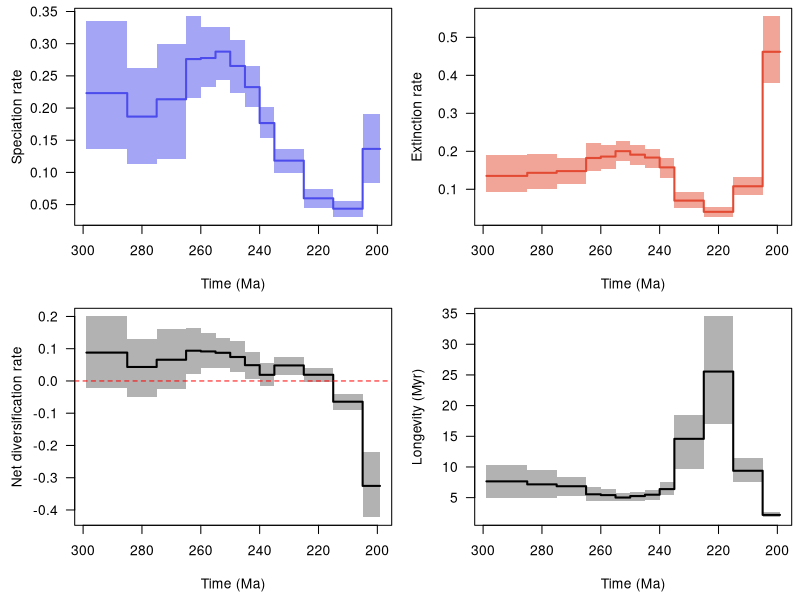

R code for this plot:
pdf(file='C:/Users/SimoesLabAdmin/Documents/BDNN_Arielli/reptilia/pyrate_mcmc_logs/bdnn3_cross/Reptilia_cleaned_pyrate_input_1_BDS_BDNN_8_4Tc_RTT.pdf', width = 9, height = 6, useDingbats = FALSE)

layout(matrix(1:4, ncol = 2, nrow = 2, byrow = TRUE))
par(las = 1, mar = c(4.5, 4.5, 0.5, 0.5))
time_vec=c(298.8661469593528, 285.00001,285.0,275.00001,275.0,265.00001,265.0,260.00001,260.0,255.00001,255.0,250.00001,250.0,245.00001,245.0,240.00001,240.0,235.00001,235.0,225.00001,225.0,215.00001,215.0,205.00001,205.0,199.11282125900559)
sp_mean=c(0.22321911762156085, 0.22321911762156085,0.18670438125411967,0.18670438125411967,0.21365230110076014,0.21365230110076014,0.2760948706464844,0.2760948706464844,0.2777124253127308,0.2777124253127308,0.2876340003451345,0.2876340003451345,0.26540596362199653,0.26540596362199653,0.2325321318362083,0.2325321318362083,0.1766589502169558,0.1766589502169558,0.11832811860244884,0.11832811860244884,0.05976764704660089,0.05976764704660089,0.04358803342195634,0.04358803342195634,0.13653240038133763,0.13653240038133763)
sp_lwr=c(0.1363448364748309, 0.1363448364748309,0.11239481964218473,0.11239481964218473,0.12132806588285032,0.12132806588285032,0.21542108121728065,0.21542108121728065,0.23228173299605445,0.23228173299605445,0.24336974359202296,0.24336974359202296,0.2233664083111788,0.2233664083111788,0.20144849429353642,0.20144849429353642,0.15318697231153763,0.15318697231153763,0.09981545690230412,0.09981545690230412,0.04426632847651669,0.04426632847651669,0.030312130187036136,0.030312130187036136,0.08336126738212288,0.08336126738212288)
sp_upr=c(0.3353443608476254, 0.3353443608476254,0.2627985741244152,0.2627985741244152,0.3002187048972501,0.3002187048972501,0.3424964453376561,0.3424964453376561,0.32651109928148697,0.32651109928148697,0.32555863679628116,0.32555863679628116,0.30634283249843564,0.30634283249843564,0.26525023075021714,0.26525023075021714,0.20155904809314507,0.20155904809314507,0.13682428161748417,0.13682428161748417,0.07427888208701985,0.07427888208701985,0.05587667322825028,0.05587667322825028,0.19016739754185935,0.19016739754185935)
ex_mean=c(0.13527492698181698, 0.13527492698181698,0.14335473808317178,0.14335473808317178,0.14783416383106274,0.14783416383106274,0.18232905728461185,0.18232905728461185,0.18612000249864633,0.18612000249864633,0.2003272325314472,0.2003272325314472,0.191123432160612,0.191123432160612,0.18350194392442162,0.18350194392442162,0.15767770317946744,0.15767770317946744,0.07020724692547727,0.07020724692547727,0.04057925115250954,0.04057925115250954,0.10793179262136673,0.10793179262136673,0.4619491515889456,0.4619491515889456)
ex_lwr=c(0.09159038414722666, 0.09159038414722666,0.10192631289541619,0.10192631289541619,0.11407721268656397,0.11407721268656397,0.1492414237064478,0.1492414237064478,0.15296777903941153,0.15296777903941153,0.17490976640773406,0.17490976640773406,0.16390886497073573,0.16390886497073573,0.1554844398558635,0.1554844398558635,0.12982668363921304,0.12982668363921304,0.05075129302610105,0.05075129302610105,0.026341648901188935,0.026341648901188935,0.08557265164459424,0.08557265164459424,0.380510952181553,0.380510952181553)
ex_upr=c(0.1904450482324891, 0.1904450482324891,0.19270484301318588,0.19270484301318588,0.1828504411981994,0.1828504411981994,0.22125316012529883,0.22125316012529883,0.21703509321813869,0.21703509321813869,0.22723499473196046,0.22723499473196046,0.2154916039828226,0.2154916039828226,0.20625047295198864,0.20625047295198864,0.18223093793236375,0.18223093793236375,0.09339188192091998,0.09339188192091998,0.05426140196830548,0.05426140196830548,0.13138032396521035,0.13138032396521035,0.5552866476243753,0.5552866476243753)
div_mean=c(0.08794419063974379, 0.08794419063974379,0.043349643170947964,0.043349643170947964,0.06581813726969747,0.06581813726969747,0.09376581336187244,0.09376581336187244,0.09159242281408439,0.09159242281408439,0.0873067678136872,0.0873067678136872,0.07428253146138468,0.07428253146138468,0.04903018791178665,0.04903018791178665,0.018981247037488658,0.018981247037488658,0.0481208716769714,0.0481208716769714,0.019188395894091347,0.019188395894091347,-0.06434375919941032,-0.06434375919941032,-0.32541675120760805,-0.32541675120760805)
div_lwr=c(-0.02242460842810487, -0.02242460842810487,-0.049319653305241795,-0.049319653305241795,-0.02473436419145117,-0.02473436419145117,0.021724387067826173,0.021724387067826173,0.03864351688352324,0.03864351688352324,0.0398459332369939,0.0398459332369939,0.02778117457063453,0.02778117457063453,0.00632932787076862,0.00632932787076862,-0.01487825872417628,-0.01487825872417628,0.01951388793337172,0.01951388793337172,-0.001677839154041079,-0.001677839154041079,-0.0911654966648132,-0.0911654966648132,-0.42260104800514126,-0.42260104800514126)
div_upr=c(0.20038143703916275, 0.20038143703916275,0.1292992647217803,0.1292992647217803,0.16144175188599635,0.16144175188599635,0.16473667138945042,0.16473667138945042,0.14783009816296627,0.14783009816296627,0.13433345091225243,0.13433345091225243,0.12241164063145171,0.12241164063145171,0.09117223191378152,0.09117223191378152,0.056430637282320895,0.056430637282320895,0.07340904932753448,0.07340904932753448,0.04103292395656209,0.04103292395656209,-0.03888942916889143,-0.03888942916889143,-0.21927344154995998,-0.21927344154995998)
long_mean=c(7.651690651418993, 7.651690651418993,7.1602165774128155,7.1602165774128155,6.858640469525182,6.858640469525182,5.545154887523255,5.545154887523255,5.4163895759580765,5.4163895759580765,5.016163798803696,5.016163798803696,5.257106931558666,5.257106931558666,5.47841041486338,5.47841041486338,6.392403962189758,6.392403962189758,14.582021423618734,14.582021423618734,25.55094595888835,25.55094595888835,9.383316147797393,9.383316147797393,2.1861298858945193,2.1861298858945193)
long_lwr=c(4.862639832609299, 4.862639832609299,5.000162388315811,5.000162388315811,5.322898424636548,5.322898424636548,4.504414277891408,4.504414277891408,4.463115882505447,4.463115882505447,4.400730623289647,4.400730623289647,4.487800292820158,4.487800292820158,4.690004275141473,4.690004275141473,5.396560345297278,5.396560345297278,9.69619802576361,9.69619802576361,17.0054223218356,17.0054223218356,7.501919434724205,7.501919434724205,1.8008716836217749,1.8008716836217749)
long_upr=c(10.250246499397926, 10.250246499397926,9.483846537437975,9.483846537437975,8.442665695048325,8.442665695048325,6.685008073726293,6.685008073726293,6.358817237134313,6.358817237134313,5.7172336373081025,5.7172336373081025,5.923251821122575,5.923251821122575,6.252026232123241,6.252026232123241,7.568232042112448,7.568232042112448,18.49658025568815,18.49658025568815,34.55306168241085,34.55306168241085,11.4424176361098,11.4424176361098,2.628045248807636,2.628045248807636)
xlim = c(298.8661469593528, 199.11282125900559)
ylim = c(0.030312130187036136, 0.3424964453376561)
not_NA = !is.na(sp_mean)
plot(time_vec[not_NA], sp_mean[not_NA], type = 'n', xlim = xlim, ylim = ylim, xlab = 'Time (Ma)', ylab = 'Speciation rate')
polygon(c(time_vec[not_NA], rev(time_vec[not_NA])), c(sp_lwr[not_NA], rev(sp_upr[not_NA])), col = adjustcolor('#4c4cec', alpha = 0.5), border = NA)
lines(time_vec[not_NA], sp_mean[not_NA], col = '#4c4cec', lwd = 2)
ylim = c(0.026341648901188935, 0.5552866476243753)
not_NA = !is.na(ex_mean)
plot(time_vec[not_NA], ex_mean[not_NA], type = 'n', xlim = xlim, ylim = ylim, xlab = 'Time (Ma)', ylab = 'Extinction rate')
polygon(c(time_vec[not_NA], rev(time_vec[not_NA])), c(ex_lwr[not_NA], rev(ex_upr[not_NA])), col = adjustcolor('#e34a33', alpha = 0.5), border = NA)
lines(time_vec[not_NA], ex_mean[not_NA], col = '#e34a33', lwd = 2)
ylim = c(-0.42260104800514126, 0.20038143703916275)
not_NA = !is.na(div_mean)
plot(time_vec[not_NA], div_mean[not_NA], type = 'n', xlim = xlim, ylim = ylim, xlab = 'Time (Ma)', ylab = 'Net diversification rate')
polygon(c(time_vec[not_NA], rev(time_vec[not_NA])), c(div_lwr[not_NA], rev(div_upr[not_NA])), col = adjustcolor('black', alpha = 0.3), border = NA)
lines(time_vec[not_NA], div_mean[not_NA], col = 'black', lwd = 2)
abline(h = 0, col = 'red', lty = 2)
ylim = c(1.8008716836217749, 34.55306168241085)
not_NA = !is.na(long_mean)
plot(time_vec[not_NA], long_mean[not_NA], type = 'n', xlim = xlim, ylim = ylim, xlab = 'Time (Ma)', ylab = 'Longevity (Myr)')
polygon(c(time_vec[not_NA], rev(time_vec[not_NA])), c(long_lwr[not_NA], rev(long_upr[not_NA])), col = adjustcolor('black', alpha = 0.3), border = NA)
lines(time_vec[not_NA], long_mean[not_NA], col = 'black', lwd = 2)
dev.off()